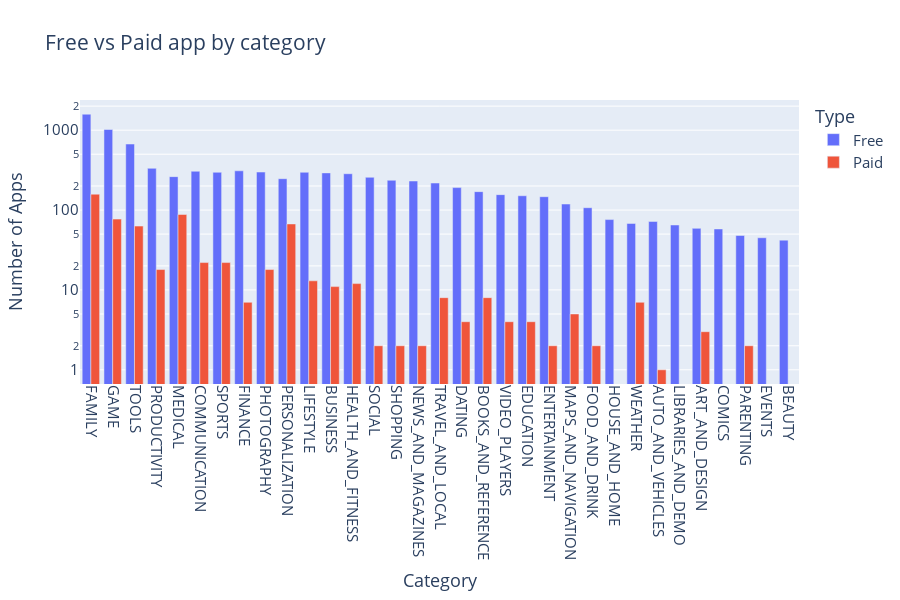

Notebook source saved alongside this figure:
### Code cell
bar=px.bar(
        df_free_vs_paid,
        x="Category",
        y="App",
        title="Free vs Paid app by category",
        color="Type",
        barmode="group",
        height=600
    )
bar.update_layout(
    xaxis_title="Category",
    yaxis=dict(
        type='log',
        title="Number of Apps",
    ),
    font_size=15
)
bar.update_xaxes(
    categoryorder="total descending",
    tickangle=90
)
bar.show()

### Figure 1 — Plotly figure (JSON) as saved in the notebook; plotly's stock layout.template omitted (floating-point values rounded to 4 significant figures)
{"data": [{"alignmentgroup": "True", "hovertemplate": "Type=Free<br>Category=%{x}<br>App=%{y}<extra></extra>", "legendgroup": "Free", "marker": {"color": "#636efa", "pattern": {"shape": ""}}, "name": "Free", "offsetgroup": "Free", "orientation": "v", "showlegend": true, "textposition": "auto", "type": "bar", "x": ["ART_AND_DESIGN", "AUTO_AND_VEHICLES", "BEAUTY", "BOOKS_AND_REFERENCE", "BUSINESS", "COMICS", "COMMUNICATION", "DATING", "EDUCATION", "ENTERTAINMENT", "EVENTS", "FAMILY", "FINANCE", "FOOD_AND_DRINK", "GAME", "HEALTH_AND_FITNESS", "HOUSE_AND_HOME", "LIBRARIES_AND_DEMO", "LIFESTYLE", "MAPS_AND_NAVIGATION", "MEDICAL", "NEWS_AND_MAGAZINES", "PARENTING", "PERSONALIZATION", "PHOTOGRAPHY", "PRODUCTIVITY", "SHOPPING", "SOCIAL", "SPORTS", "TOOLS", "TRAVEL_AND_LOCAL", "VIDEO_PLAYERS", "WEATHER"], "xaxis": "x", "y": [59, 72, 42, 170, 292, 58, 306, 191, 151, 147, 45, 1585, 310, 107, 1020, 285, 76, 65, 297, 119, 262, 231, 48, 247, 299, 333, 236, 257, 297, 671, 218, 156, 68], "yaxis": "y"}, {"alignmentgroup": "True", "hovertemplate": "Type=Paid<br>Category=%{x}<br>App=%{y}<extra></extra>", "legendgroup": "Paid", "marker": {"color": "#EF553B", "pattern": {"shape": ""}}, "name": "Paid", "offsetgroup": "Paid", "orientation": "v", "showlegend": true, "textposition": "auto", "type": "bar", "x": ["ART_AND_DESIGN", "AUTO_AND_VEHICLES", "BOOKS_AND_REFERENCE", "BUSINESS", "COMMUNICATION", "DATING", "EDUCATION", "ENTERTAINMENT", "FAMILY", "FINANCE", "FOOD_AND_DRINK", "GAME", "HEALTH_AND_FITNESS", "LIFESTYLE", "MAPS_AND_NAVIGATION", "MEDICAL", "NEWS_AND_MAGAZINES", "PARENTING", "PERSONALIZATION", "PHOTOGRAPHY", "PRODUCTIVITY", "SHOPPING", "SOCIAL", "SPORTS", "TOOLS", "TRAVEL_AND_LOCAL", "VIDEO_PLAYERS", "WEATHER"], "xaxis": "x", "y": [3, 1, 8, 11, 22, 4, 4, 2, 158, 7, 2, 77, 12, 13, 5, 88, 2, 2, 67, 18, 18, 2, 2, 22, 63, 8, 4, 7], "yaxis": "y"}], "layout": {"barmode": "group", "font": {"size": 15}, "height": 600, "legend": {"title": {"text": "Type"}, "tracegroupgap": 0}, "title": {"text": "Free vs Paid app by category"}, "xaxis": {"anchor": "y", "categoryorder": "total descending", "domain": [0, 1], "tickangle": 90, "title": {"text": "Category"}}, "yaxis": {"anchor": "x", "domain": [0, 1], "title": {"text": "Number of Apps"}, "type": "log"}}}
